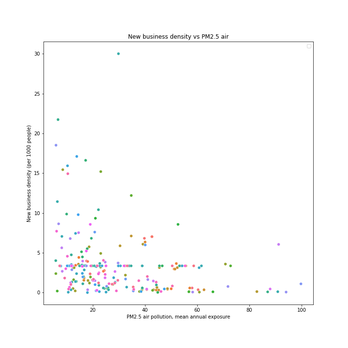
#> input picture Images/BznVsPM2.png, 348 x 348 px, shrunk from 720 x 720 before the run, found by its file name; its folder holds 4 pictures in this run
$ jupyter execute --allow-errors measure.ipynb
#> lines starting #> are read from the running program, lines starting #| are printed output that depends on the picture; after the words box and inside, x2 and y2 are one past the last pixel; in counts of white or black regions, pixels touching at a corner belong together
[cell 1]
import numpy as np
import matplotlib.pyplot as plt
import matplotlib.image as img
import cv2 as cv

[cell 2]
import cv2
import os
import csv
count=0
def load_images_from_folder(folder):
    with open('/Users/purvamhasakar/Downloads/detectionArea/L15-1848E-0793N_7394_5018_13.csv', 'w', newline='') as file:
        writer = csv.writer(file)
        images = []
        count=0
        for filename in os.listdir(folder):
            if filename=='.DS_Store':
                continue
            count=count+1
            image = img.imread(os.path.join(folder,filename))
#> image is the input picture: shape (348, 348, 4) float32; mean R, G, B, A 0.989, 0.988, 0.989, 1
            hsv = cv.cvtColor(image, cv.COLOR_BGR2HSV)#converting to HSV image
#> hsv: shape (348, 348, 3) float32; mean H, S, V 4.3, 0, 1
            #masking is done in the following format
            # green_mask = cv.inRange(hsv, (36, 25, 25), (86, 255,255))
            green_mask = cv.inRange(hsv, (30, 0, 0), (100, 255,255))
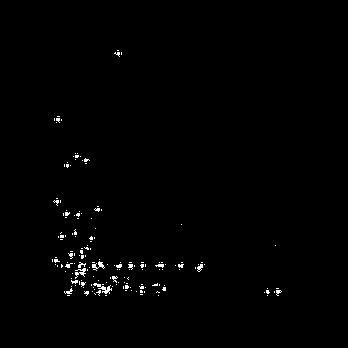
#> green_mask: shape (348, 348); 0.8% white in thin lines or dots, all inside (x1, y1, x2, y2) = (52, 50, 282, 296)
            # brown_mask = cv.inRange(hsv, (74, 74, 74), (255,255,255))
            brown_mask = cv.inRange(hsv, (100,40,40), (255,255,200))
#> brown_mask: shape (348, 348); every value is 0
            # [10, 100, 20] to [20, 255, 200]
            grey_mask = cv.inRange(hsv, (0, 10, 0), (180, 30, 255))
            white_mask = cv.inRange(hsv, (0,0,168), (172,111,255))
            percentage = lambda mask: round(((mask > 0).mean()) * 100,3)
            roads_barrenlands = percentage(brown_mask)
#> roads_barrenlands = 0
            greenery = percentage(green_mask)
#> greenery = 0.803
            constructions = percentage(grey_mask) + percentage(white_mask)
#> constructions = 0
            writer.writerow([filename,greenery,roads_barrenlands,constructions])
#> pass 2 of the loop in load_images_from_folder, `for filename in os.listdir(folder):`:
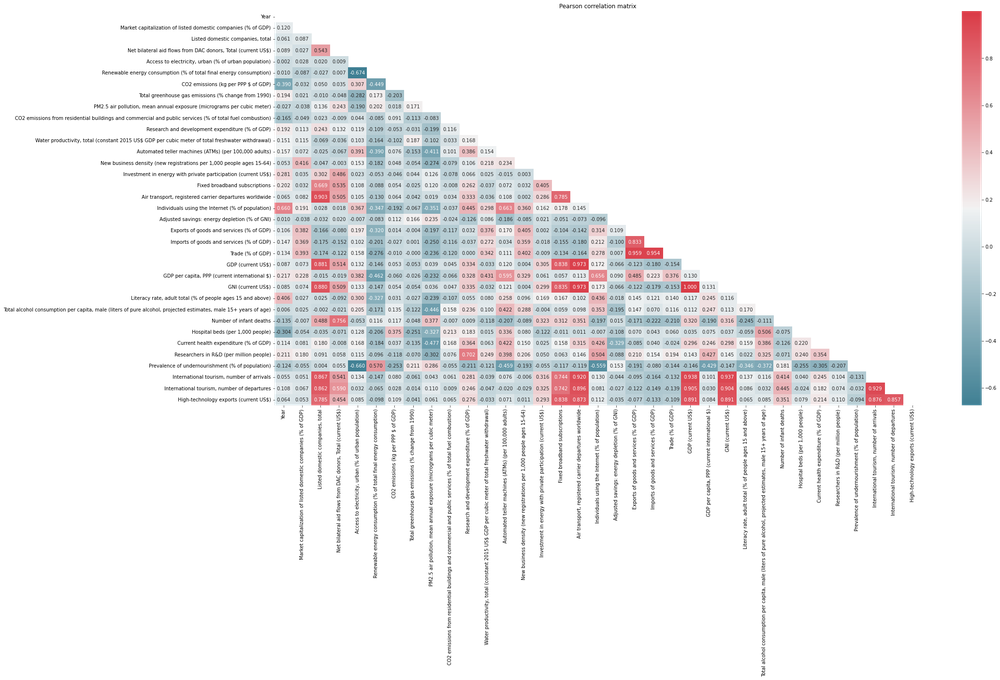
#> input picture Images/Corr_WDI.png, 1000 x 680 px, shrunk from 2069 x 1406 before the run, found by its file name
#> in load_images_from_folder, image is the input picture: shape (680, 1000, 4) float32; mean R, G, B, A 0.347, 0.344, 0.348, 0.4
#> hsv: shape (680, 1000, 3) float32; mean H, S, V 21, 0, 0.4
#> in load_images_from_folder, `green_mask = cv.inRange(hsv, (30, 0, 0), (100, 255,255))`:
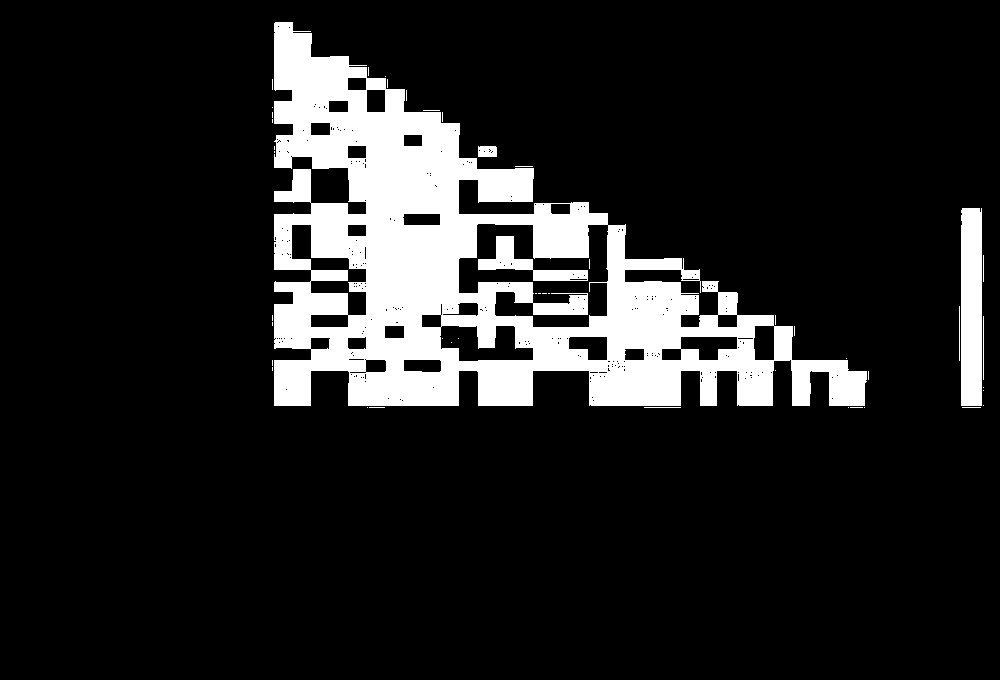
#> green_mask: shape (680, 1000); 13.5% white; 47 white regions (39 under 20 px), largest, box (x1, y1, x2, y2) and area: (274, 22, 867, 406) 85562, (961, 208, 982, 406) 4146, (478, 236, 588, 281) 1581
#> brown_mask: shape (680, 1000); every value is 0
#> greenery = 13.52
#> pass 3 of the loop in load_images_from_folder, `for filename in os.listdir(folder):`:
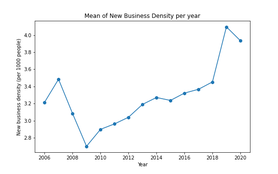
#> input picture Images/bznDensity.png, 278 x 174 px, shrunk from 576 x 360 before the run, found by its file name
#> in load_images_from_folder, image is the input picture: shape (174, 278, 4) float32; mean R, G, B, A 0.977, 0.98, 0.982, 1
#> hsv: shape (174, 278, 3) float32; mean H, S, V 1.1, 0, 1
#> in load_images_from_folder, `green_mask = cv.inRange(hsv, (30, 0, 0), (100, 255,255))`:
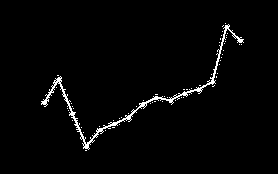
#> green_mask: shape (174, 278); 2.2% white in thin lines or dots, all inside (x1, y1, x2, y2) = (41, 23, 244, 151)
#> brown_mask: shape (174, 278); every value is 0
#> greenery = 2.17
#> the loop made 4 passes; the first 3 are shown
        return count
            #print("Greenery % - ", greenery," \nRoads/Barren Land % - ",roads_barrenlands," \nConstructions % - ",constructions)

[cell 3]
c=load_images_from_folder('/Users/purvamhasakar/Downloads/train_2/L15-1848E-0793N_7394_5018_13/images/')
#> c = 4
print(c)
#| 4
